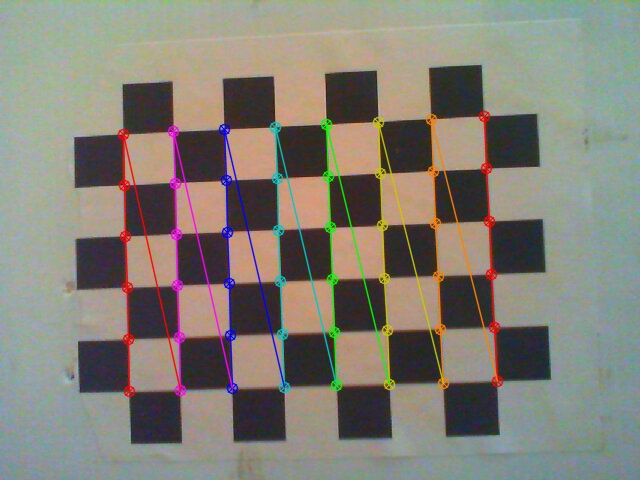
#> input picture CameraCalibrations/mr-cm-12/CalibratedImages/mr-cm-12-01.jpg, 640 x 480 px
$ python 'camera_calibration copy.py' CalibratedImages/mr-cm-12-01.jpg
#> lines starting #> are read from the running program, lines starting #| are printed output that depends on the picture
#!/usr/bin/env python3

import cv2
import numpy
import os.path
import math


class CameraCalibration(object):
    """Calibrates a distorted camera"""

    def __init__(self):
        # number of inside corners in the chessboard (height and width)
        self.checkerboard_height = 8
        self.checkerboard_width = 6

        # size of chessboard square in physical units
        self.square_size = 1.043307

        self.shape = None
        return

    def calibrateCamera(self, images, output_dir=None):
        '''Calculates the distortion co-efficients'''

        # termination criteria
        criteria = (cv2.TERM_CRITERIA_EPS + cv2.TERM_CRITERIA_MAX_ITER, 30, 0.001)

        # prepare object points, like (0,0,0), (1,0,0), (2,0,0) ....,(6,5,0)
        objp = numpy.zeros((self.checkerboard_height * self.checkerboard_width, 3), numpy.float32)
        objp[:, :2] = numpy.mgrid[0:self.checkerboard_width, 0:self.checkerboard_height].T.reshape(-1, 2)

        # calibrate coordinates to the physical size of the square
        objp *= self.square_size

        # Arrays to store object points and image points from all the images.
        objpoints = []          # 3d point in real world space
        imgpoints = []          # 2d points in image plane.

        for fname in images:
            print('Processing file', fname)
            img = cv2.imread(fname)
#> img is the input picture: shape (480, 640, 3); mean B, G, R 117.7, 127.6, 131.3

            if img is None:
                print("ERROR: Unable to read file", fname)
                continue
            self.shape = img.shape
#> self.shape = (480, 640, 3)

            gray = cv2.cvtColor(img, cv2.COLOR_BGR2GRAY)
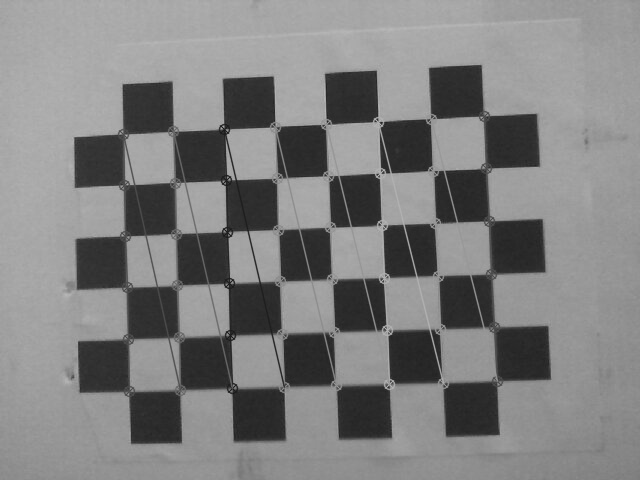
#> gray: shape (480, 640); min 23, max 184, mean 127.6

            # Find the chess board corners
            ret, corners = cv2.findChessboardCorners(gray, (self.checkerboard_width, self.checkerboard_height), None)
#> ret = False; corners = None

            # If found, add object points, image points (after refining them)
            if ret:
                objpoints.append(objp)

                corners2 = cv2.cornerSubPix(gray, corners, (11, 11), (-1, -1), criteria)
                imgpoints.append(corners2)

                # Draw and display the corners
                img = cv2.drawChessboardCorners(img, (self.checkerboard_width, self.checkerboard_height), corners2, ret)
                cv2.imshow('img', img)
                if output_dir:
                    fullname = os.path.join(output_dir, os.path.basename(fname))
                    cv2.imwrite(fullname, img)

                cv2.waitKey(500)
            else:
                print(fname, 'failed')

        cv2.destroyAllWindows()

        if not objpoints:
            print("No useful images. Quitting...")
            return None

        print('Found {} useful images'.format(len(objpoints)))
        ret, mtx, dist, rvecs, tvecs = cv2.calibrateCamera(objpoints, imgpoints, gray.shape[::-1], None, None)

        return (ret, mtx.tolist(), dist.tolist(), rvecs, tvecs)


if __name__ == '__main__':
    import argparse
    import json

    parser = argparse.ArgumentParser(description='Calibration utility')
    parser.add_argument('--length', '-l', type=int, default=9, help='Length of checkerboard (number of corners)')
    parser.add_argument('--width', '-w', type=int, default=6, help='Width of checkerboard (number of corners)')
    parser.add_argument('--size', '-s', type=float, default=1.0, help='Size of square')
    parser.add_argument('--output', '-o', nargs=1, help="Save the distortion constants to json file")
    parser.add_argument('--output-images', nargs=1, help="Save processed images to directory")
    parser.add_argument('input_files', nargs='+', help='input files')

    args = parser.parse_args()

    calibrate = CameraCalibration()
    calibrate.checkerboard_width = args.width
    calibrate.checkerboard_height = args.length
    calibrate.square_size = args.size

    output_dir = args.output_images[0] if args.output_images else None

#> (the run stopped early here; a loop or call above may not have finished)

$ run again, on CameraCalibrations/mr-cm-12/CalibratedImages/mr-cm-12-03.jpg
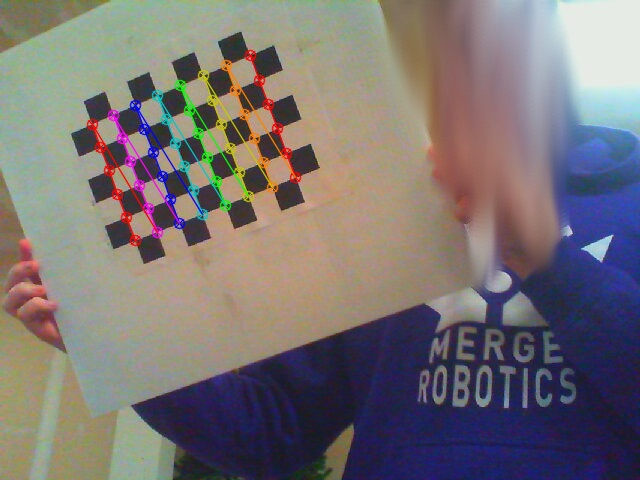
#> input picture CameraCalibrations/mr-cm-12/CalibratedImages/mr-cm-12-03.jpg, 640 x 480 px
#> in calibrateCamera, img is the input picture: shape (480, 640, 3); mean B, G, R 115.6, 114.7, 121.3
#> in calibrateCamera, `gray = cv2.cvtColor(img, cv2.COLOR_BGR2GRAY)`:
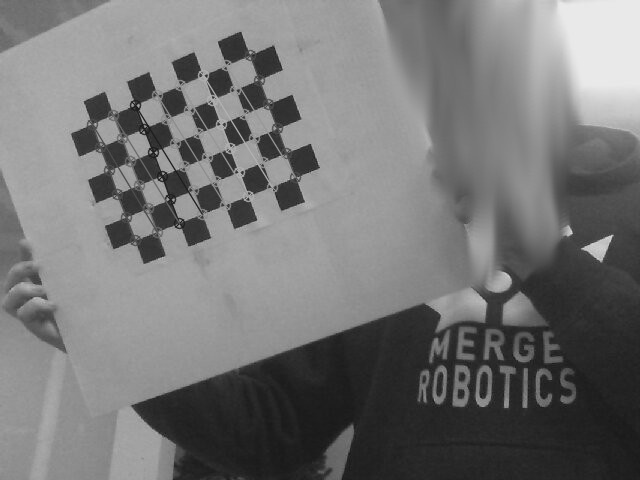
#> gray: shape (480, 640); min 19, max 234, mean 116.8
#> ret = False; corners = None

$ run again, on CameraCalibrations/mr-cm-12/CalibratedImages/mr-cm-12-04.jpg
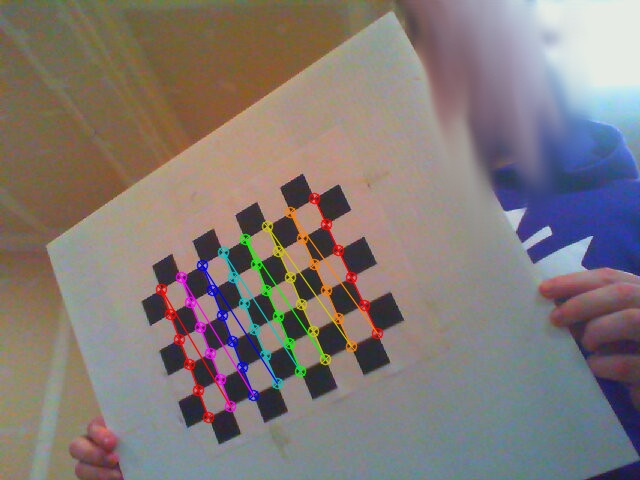
#> input picture CameraCalibrations/mr-cm-12/CalibratedImages/mr-cm-12-04.jpg, 640 x 480 px
#> in calibrateCamera, img is the input picture: shape (480, 640, 3); mean B, G, R 118.9, 121.9, 130.9
#> in calibrateCamera, `gray = cv2.cvtColor(img, cv2.COLOR_BGR2GRAY)`:
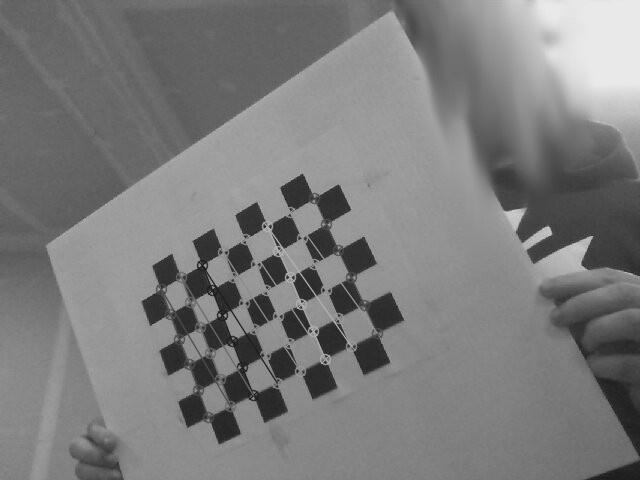
#> gray: shape (480, 640); min 23, max 235, mean 124.2
#> ret = False; corners = None

$ run again, on CameraCalibrations/mr-cm-12/CalibratedImages/mr-cm-12-05.jpg
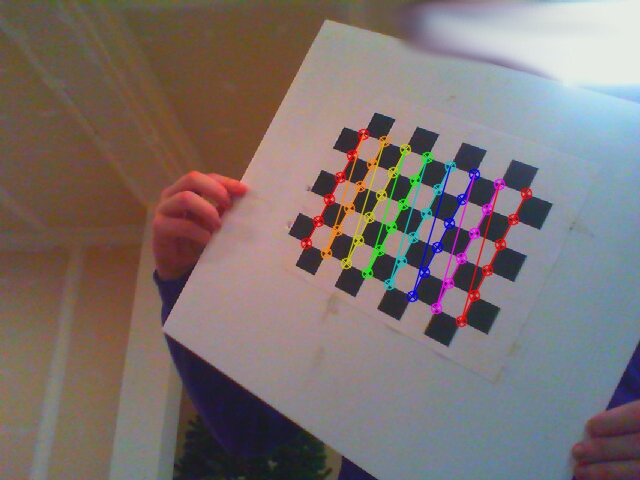
#> input picture CameraCalibrations/mr-cm-12/CalibratedImages/mr-cm-12-05.jpg, 640 x 480 px
#> in calibrateCamera, img is the input picture: shape (480, 640, 3); mean B, G, R 111.3, 113.6, 125
#> in calibrateCamera, `gray = cv2.cvtColor(img, cv2.COLOR_BGR2GRAY)`:
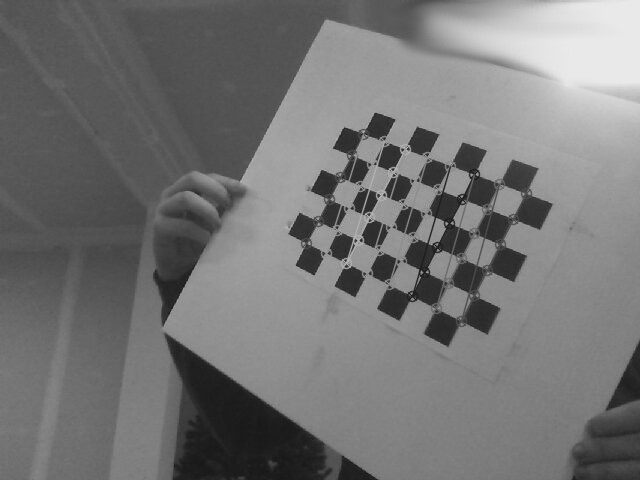
#> gray: shape (480, 640); min 18, max 234, mean 116.7
#> ret = False; corners = None
